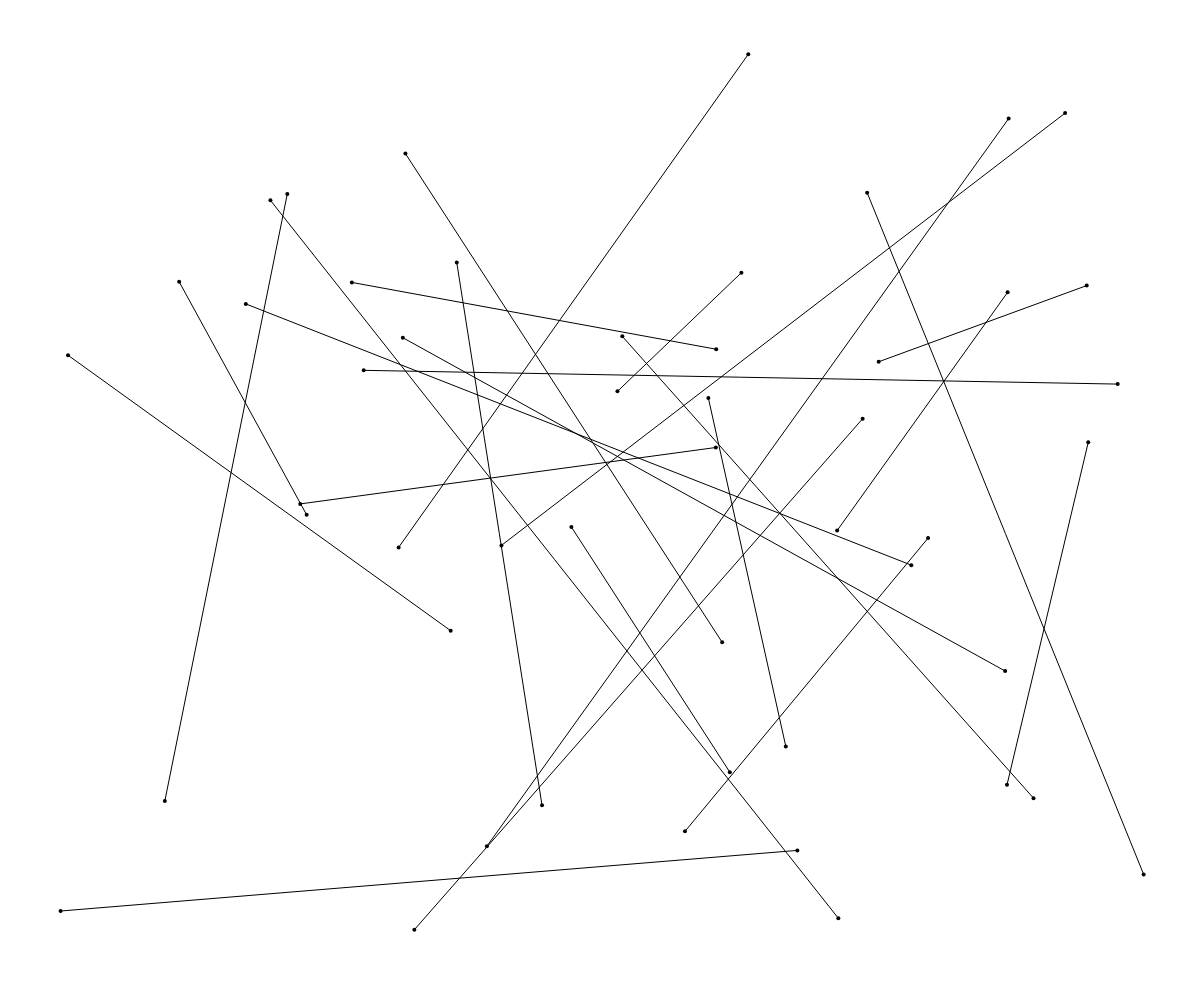
Frame 1 (no input)
Frame 60 (no input): identical to frame 1, image omitted
Frame 120 (the mouse pressed at the canvas centre since frame 60): identical to frame 1, image omitted

The p5.js sketch that drew this single still picture (run headless with seeded random() and noise() and a simulated clock; from frame 60 on, the mouse is pressed at the canvas centre):

// p5.js sketch
// ── sketch.js
let lineNumber = 25;
let border = 50; //I created a border here because I do not what the points to sit on the edge of the window

function setup() {
  createCanvas(windowWidth, windowHeight);
}

function draw() {
  background(255); 
  randomSeed(99); //set a randomSeed

 for (let i = 0; i < lineNumber; i++) { //I want the code to loop for the line number that I set
 
    let x1 = random(0 + border, windowWidth - border);//Here I set the random number with the limit: the x/y of the point should be 0+border<x/y<windowWidth/windowHeight
    let y1 = random(0 + border, windowHeight - border);
    let x2 = random(0 + border, windowWidth - border);
    let y2 = random(0 + border, windowHeight - border);

  strokeWeight(0);// Draw circle(dots) on the end points
  fill(0);
  ellipse(x1, y1, 4); 
  ellipse(x2, y2, 4);

  strokeWeight(1);// Draw line with the first point as x1,y1 and second send point as x2,y2
  stroke(0);
  line(x1, y1, x2, y2); 
  }
}
